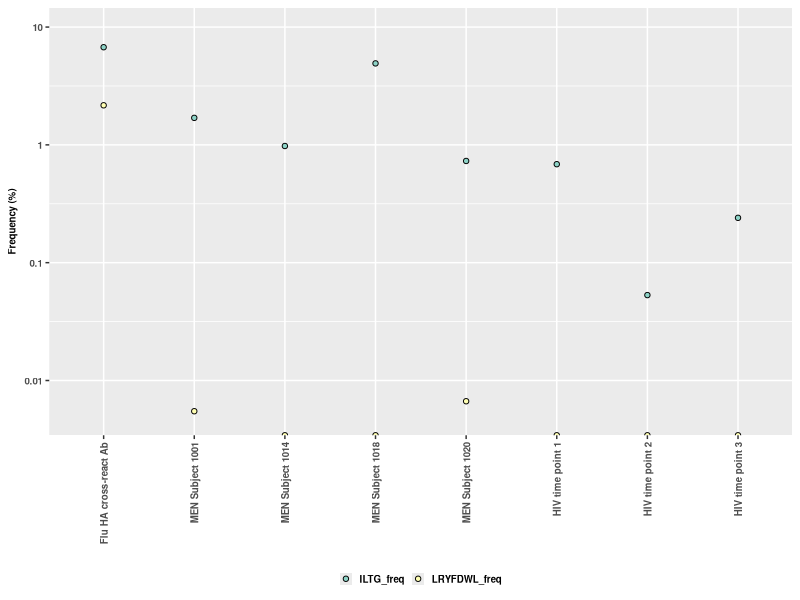

Write R code to recreate this figure.
#R code
library(ggplot2)
library(data.table)
library(scales)
library(RColorBrewer)
library(readr)
library(tidyr)
library(reshape)
library(stringr)
library(dplyr)
library(ggrepel)
library(gridExtra)
require(cowplot)

Dgene_table <- read_tsv('result/Compare_OAS.tsv') %>%
                 mutate(ILTG_freq = ILTG_count/Total_count) %>%
                 mutate(LRYFDWL_freq = LRYFDWL_count/Total_count) %>%
                 select(Sample, ILTG_freq, LRYFDWL_freq) 
Sample_levels <- Dgene_table$Sample
setDT(Dgene_table)
Dgene_table <- melt(Dgene_table, id=c("Sample")) %>%
                 mutate(Sample=factor(Sample,levels=Sample_levels))
print (Dgene_table)
textsize <- 7
colorscale  <- c(brewer.pal(8,"Set3"))[1:3]
p <-  ggplot(Dgene_table, aes(x=Sample, y=log10(value), color=variable, fill=variable)) + 
	geom_point(colour="black",pch=21) +
	theme(plot.title=element_text(size=textsize,face="bold"),
	      axis.title=element_text(size=textsize,face="bold"),
	      axis.text=element_text(size=textsize,face="bold"),
	      axis.text.x=element_text(angle = 90, hjust = 1,size=textsize, vjust=0.5,face="bold"),
	      legend.key.size=unit(0.6,'lines'),
	      legend.title=element_blank(),
	      legend.text=element_text(size=textsize,face="bold"),
	      legend.position='bottom') +
        scale_fill_manual(values=colorscale,drop=FALSE) +
        scale_y_continuous(breaks=c(-4,-3,-2,-1),labels=c('0.01','0.1','1','10'),limits=c(-4.3,-1)) +
	ylab(bquote(bold('Frequency (%)'))) +
	xlab(bquote(bold('')))
ggsave('graph/Compare_OAS.png',p,height=3,width=4)
